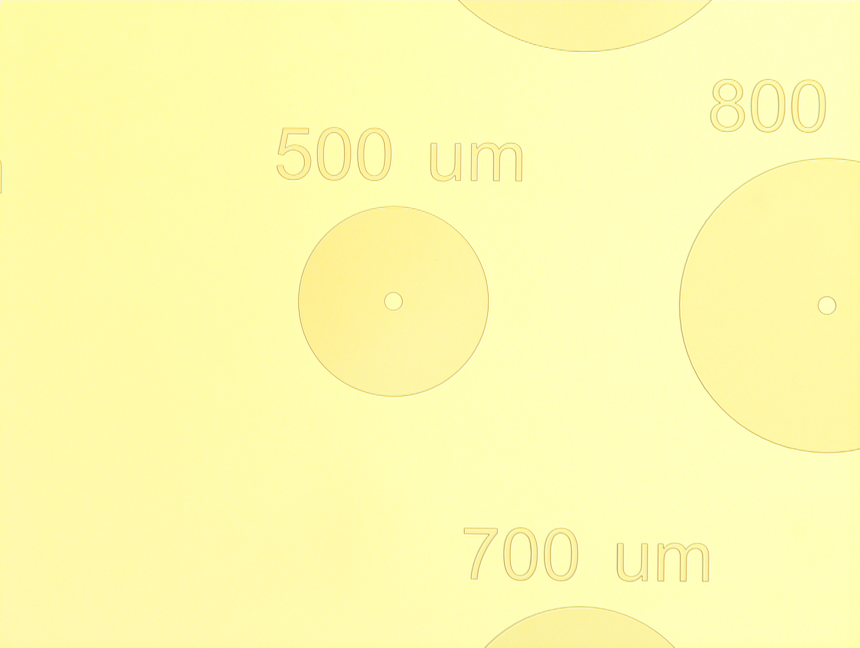
#> input picture images/500um_2.jpg, 2580 x 1944 px (shown at 1/3 size)
$ jupyter execute --allow-errors image_segmentation.ipynb
#> lines starting #> are read from the running program, lines starting #| are printed output that depends on the picture; after the words box and inside, x2 and y2 are one past the last pixel; in counts of white or black regions, pixels touching at a corner belong together
** Image segmentation test using OpenCV and the watershed algorithm**

[cell 1]
import numpy as np
import cv2
from matplotlib import pyplot as plt

[cell 2]
# Import image
img = cv2.imread('images/500um_2.jpg')
#> img is the input picture: shape (1944, 2580, 3); mean B, G, R 175.1, 251.3, 254.2
gray = cv2.cvtColor(img,cv2.COLOR_BGR2GRAY)
plt.figure(figsize=(15,10))
plt.imshow(gray, cmap='gray',vmin=0, vmax=255)

[cell 3]
def adjust_brighness_contrast(img, brightness=0, contrast=1, first='contrast'):
#> called with brightness = -200, contrast = 4.5, first = 'brightness'
    out = img
    assert len(img.shape) >1
    if len(img.shape)>2:
        assert img.shape[2]==1
        out = img.reshape(img.shape[0:2])

    if first=='contrast':
        out = np.clip(contrast*out + brightness,0,255).astype(np.uint8)
    elif first=='brightness':
        out = np.clip(contrast*(out + brightness),0,255).astype(np.uint8)
    else:
        out = None
        raise ValueError("First argument must be either 'contrast' or 'brightness'")
    return out

[cell 4]
gray_contr = adjust_brighness_contrast(gray,brightness=-200, contrast=4.5, first='brightness')
plt.figure(figsize=(15,10))
plt.imshow(gray_contr, cmap='gray',vmin=0, vmax=255)

** Flood fill **

#> (a cell that did not finish here is left out)

[cell 6]
gray_dumb = gray
gray_dumb[gray_dumb < gray[10,1500]] = gray[10,1500]
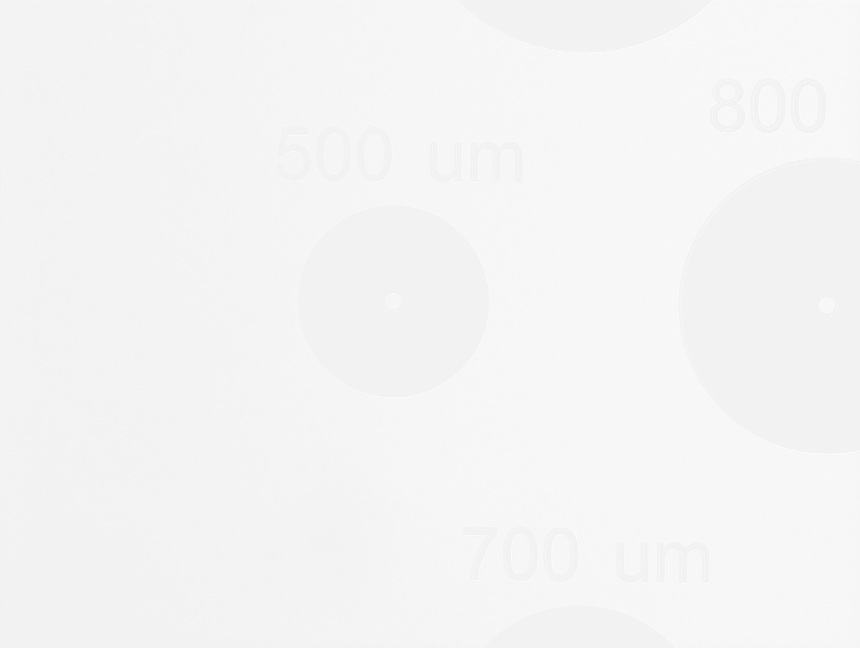
#> gray_dumb: shape (1944, 2580) (shown at 1/3 size); min 242, max 254, mean 244.5

plt.figure(figsize=(15,10))
plt.imshow(gray_dumb, cmap='gray', vmin=0, vmax=255)

** KMeans clustering

[cell 7]
Z = adjust_brighness_contrast(gray,brightness=-240, contrast=4.5, first='brightness').reshape((-1,1))
#> call 2 of adjust_brighness_contrast, with brightness = -240, contrast = 4.5, first = 'brightness'
#> in adjust_brighness_contrast (call 2), `out = np.clip(contrast*(out + brightness),0,255).astype(np.uint8)`:
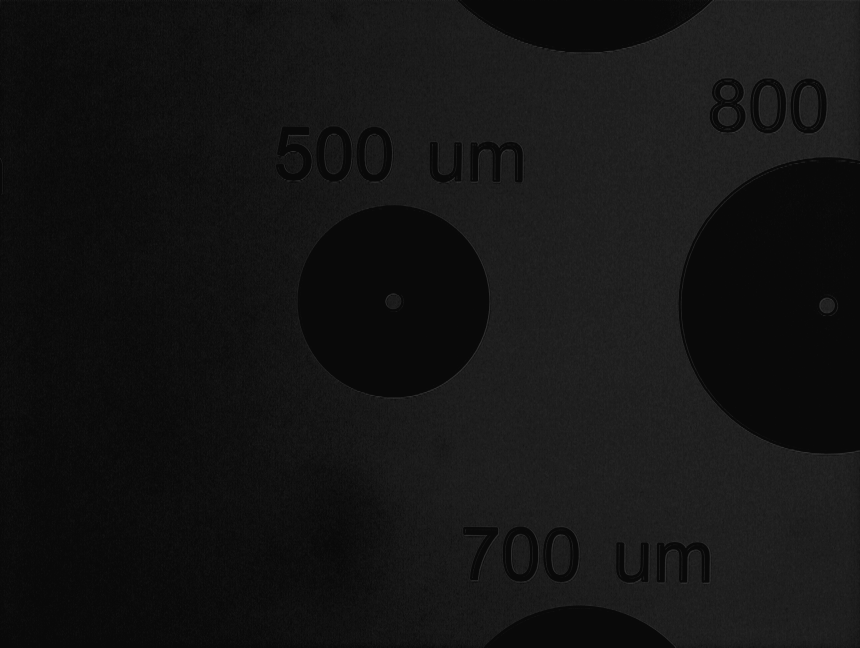
#> out: shape (1944, 2580) (shown at 1/3 size); min 9, max 63, mean 20.1

# convert to np.float32
Z = np.float32(Z)

# define criteria, number of clusters(K) and apply kmeans()
criteria = (cv2.TERM_CRITERIA_EPS + cv2.TERM_CRITERIA_MAX_ITER, 10, 1.0)
K = 3
ret,label,center=cv2.kmeans(Z,K,None,criteria,10,cv2.KMEANS_RANDOM_CENTERS)
#> ret = 76185301.3; center = [11.63, 29.77, 42.62]

# Now convert back into uint8, and make original image
center = np.uint8(center)
#> center = [11, 29, 42]
center[label.flatten()[10]] = 0
center[center != 0] = 255
gray_kmeans = center[label.flatten()]
gray_kmeans = gray_kmeans.reshape((gray.shape))
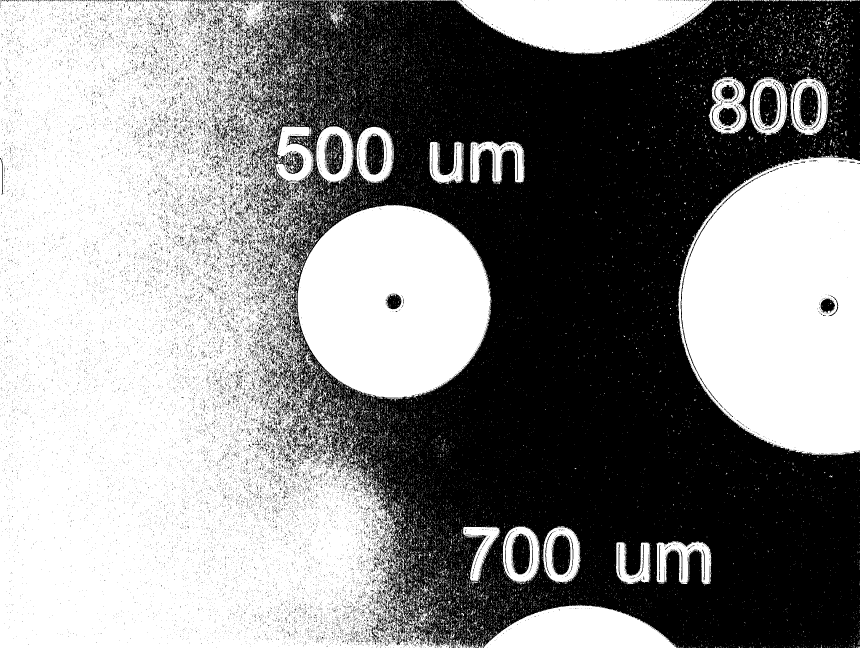
#> gray_kmeans: shape (1944, 2580) (shown at 1/3 size); 54% white; 36153 black regions (35205 under 20 px), largest, box (x1, y1, x2, y2) and area: (731, 0, 2580, 1944) 2127108, (1656, 1602, 1711, 1725) 5262, (1536, 1601, 1590, 1723) 5128

plt.figure(figsize=(15,10))
plt.imshow(gray_kmeans, cmap='gray', vmin=245, vmax=255)

#> (a cell that did not finish here is left out)

** Detecting etched regions **

Otsu thresholding:

[cell 9]
# Thresholding
gray_adj = adjust_brighness_contrast(gray,brightness=-200, contrast=3, first='brightness')
#> call 3 of adjust_brighness_contrast, with brightness = -200, contrast = 3, first = 'brightness'
#> in adjust_brighness_contrast (call 3), `out = np.clip(contrast*(out + brightness),0,255).astype(np.uint8)`:
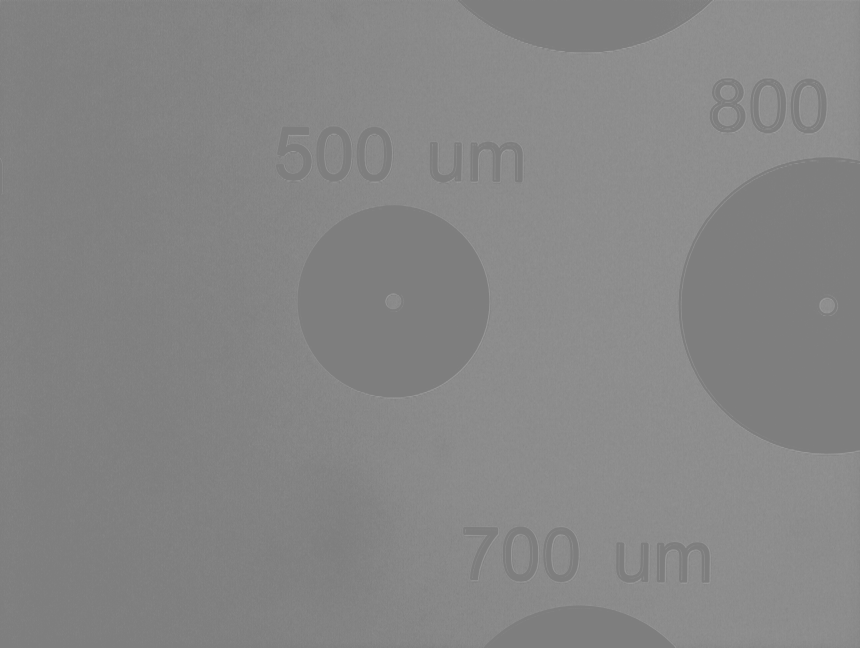
#> out: shape (1944, 2580) (shown at 1/3 size); min 126, max 162, mean 133.5
ret, thresh = cv2.threshold(gray_adj,0,255,cv2.THRESH_BINARY_INV+cv2.THRESH_OTSU)
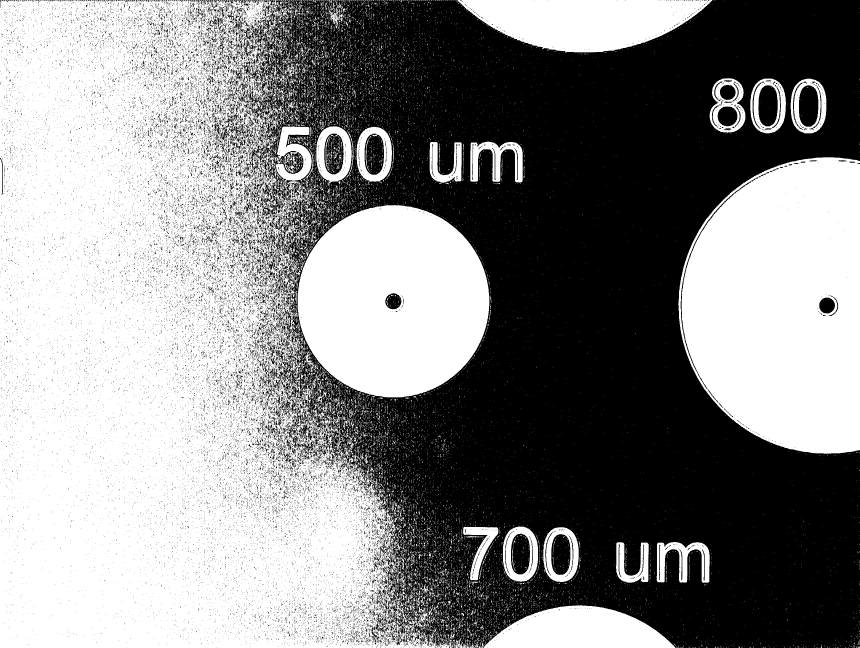
#> thresh: shape (1944, 2580) (shown at 1/3 size); 53.3% white; 34903 black regions (33967 under 20 px), largest, box (x1, y1, x2, y2) and area: (731, 0, 2580, 1944) 2158090, (2396, 256, 2455, 380) 6069, (2275, 256, 2333, 379) 5954
#> ret = 132

plt.figure
plt.hist(gray.ravel(),256)
plt.title("Intensity histogram")
plt.figure(figsize=(20,13))
plt.imshow(thresh, cmap='gray')
plt.title("Otsu algorithm")
plt.show()
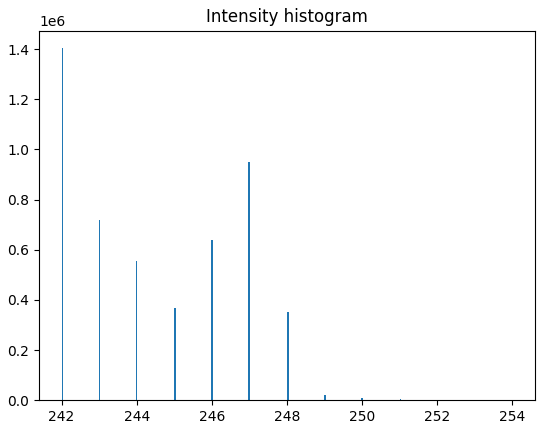
#> figure drawn by matplotlib, 1 panel; tallest bar 1403598 high, from x = 242 to 242

** Adaptive thresholding **

Filtering and edge detection

[cell 10]
# Filter
f_kernel_sharp = np.array([[0,-1,0],
                            [-1,5,-1],
                            [0, -1, 0]])
f_kernel_blurr = 1/16*np.array([[1,2,1],
                                [2,4,2],
                                [1,2,1]])
identity = np.array([[0,0,0],
                    [0,1,0],
                    [0,0,0]])
gray_f = cv2.filter2D(gray, -1, f_kernel_blurr)
#gray_f = cv2.filter2D(gray_f, -1, f_kernel_sharp)

plt.figure(figsize=(20,13))
plt.title("Grayscale filtered")
plt.imshow(gray_f, cmap='gray')

# Edge detection
edges = cv2.Canny(gray_f, 150, 250, apertureSize=5)
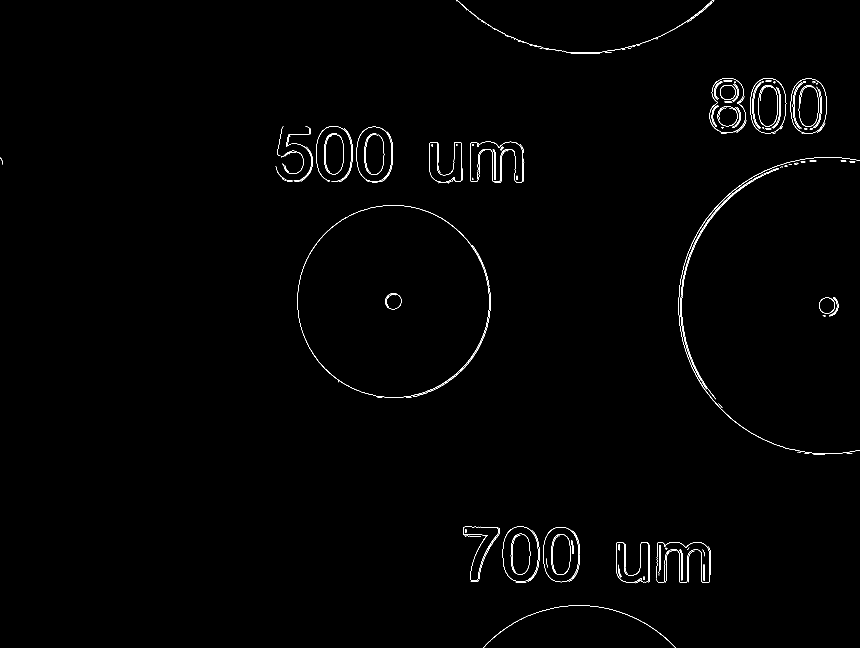
#> edges: shape (1944, 2580) (shown at 1/3 size); 0.53% white in thin lines or dots

plt.figure(figsize=(20,13))
plt.imshow(edges, cmap='gray')
plt.show()

edge_row, edge_col = np.where(edges == 255)
gray_edges = gray
gray_edges[edge_row, edge_col] = 0
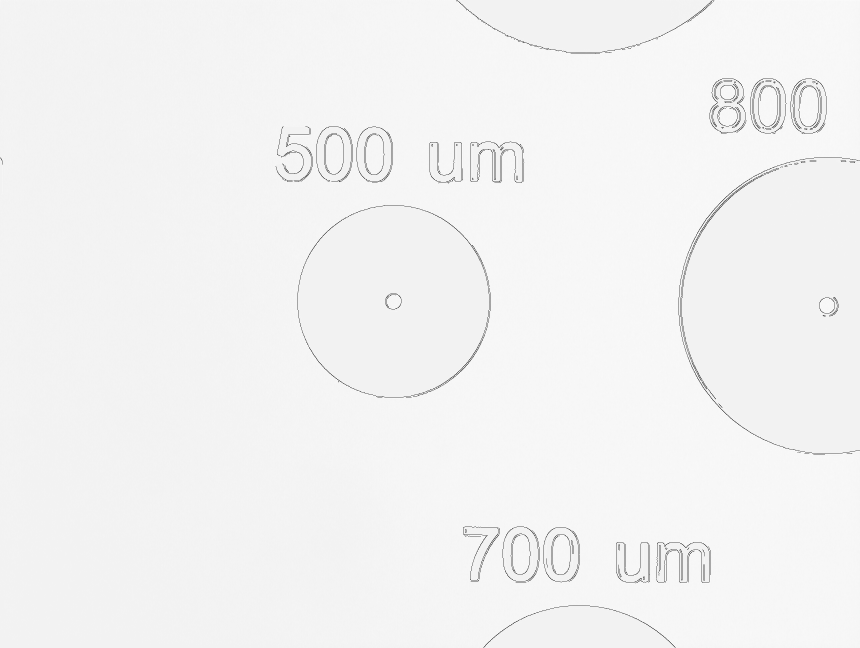
#> gray_edges: shape (1944, 2580) (shown at 1/3 size); 0.53% of pixels changed, all inside (x1, y1, x2, y2) = (0, 0, 2580, 1944)
print(gray[1000,2400])
#| 242
plt.figure(figsize=(20,13))
plt.imshow(gray_edges, cmap='gray')
plt.title("Recolored edges")

# 2nd pass with otsu algorithm
ret3, thresh3 = cv2.threshold(gray_edges,0,255,cv2.THRESH_BINARY_INV+cv2.THRESH_OTSU)
#> ret3 = 0

plt.figure(figsize=(20,13))
plt.imshow(thresh3, cmap='gray')
